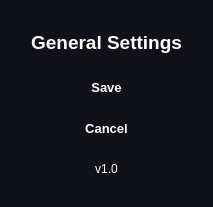
    <widget class="QFrame" name="sidebar">
     <property name="minimumSize">
      <size>
       <width>0</width>
       <height>0</height>
      </size>
     </property>
     <property name="maximumSize">
      <size>
       <width>210</width>
       <height>16777215</height>
      </size>
     </property>
     <property name="styleSheet">
      <string notr="true">
       background-color: #11111a;
       color: white;
       padding: 10px;
      </string>
     </property>
     <layout class="QVBoxLayout">
      <item>
       <widget class="QLabel" name="app_name">
        <property name="styleSheet">
         <string notr="true">
          font-size: 14pt;
          font-weight: bold;
         </string>
        </property>
        <property name="text">
         <string>General Settings</string>
        </property>
        <property name="alignment">
         <set>Qt::AlignCenter</set>
        </property>
       </widget>
      </item>
      <item>
       <spacer>
        <property name="orientation">
         <enum>Qt::Vertical</enum>
        </property>
        <property name="sizeHint" stdset="0">
         <size>
          <width>0</width>
          <height>0</height>
         </size>
        </property>
       </spacer>
      </item>
      <item>
       <widget class="QPushButton" name="btn_save">
        <property name="styleSheet">
         <string notr="true">        
QPushButton {
    background-color: #11111a;
    color: white;
    border: none;
    border-radius: 8px;
    padding: 10px 16px;
    font-size: 13px;
    font-weight: 600;
}

QPushButton:hover {
        background-color: #1f6fea;
;
}

QPushButton:pressed {
    background-color: #991B1B;
}
</string>
        </property>
        <property name="text">
         <string>Save</string>
        </property>
       </widget>
      </item>
      <item>
       <widget class="QPushButton" name="btn_cancel">
        <property name="styleSheet">
         <string notr="true">        
QPushButton {
    background-color: #11111a;
    color: white;
    border: none;
    border-radius: 8px;
    padding: 10px 16px;
    font-size: 13px;
    font-weight: 600;
}

QPushButton:hover {
    background-color: #B91C1C;
}

QPushButton:pressed {
    background-color: #991B1B;
}
</string>
        </property>
        <property name="text">
         <string>Cancel</string>
        </property>
       </widget>
      </item>
      <item>
       <widget class="QLabel" name="label">
        <property name="text">
         <string>v1.0</string>
        </property>
        <property name="alignment">
         <set>Qt::AlignCenter</set>
        </property>
       </widget>
      </item>
     </layout>
    </widget>
